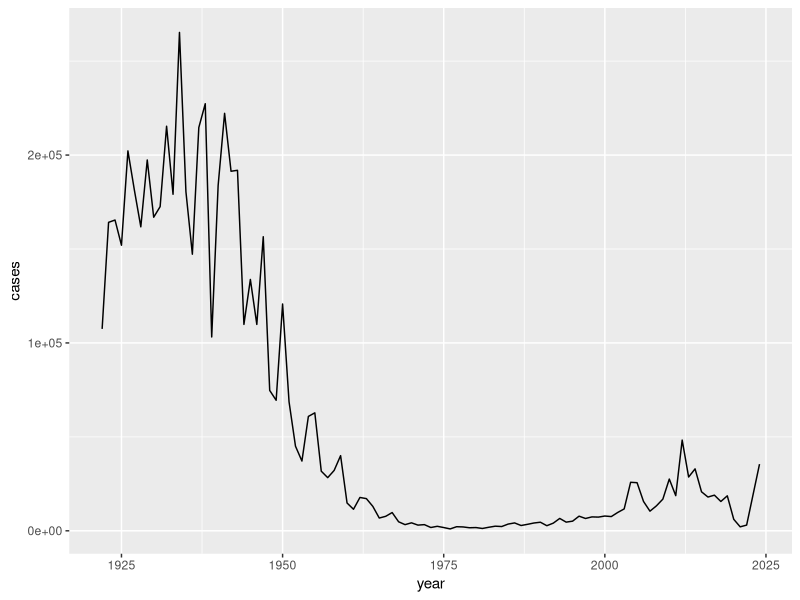
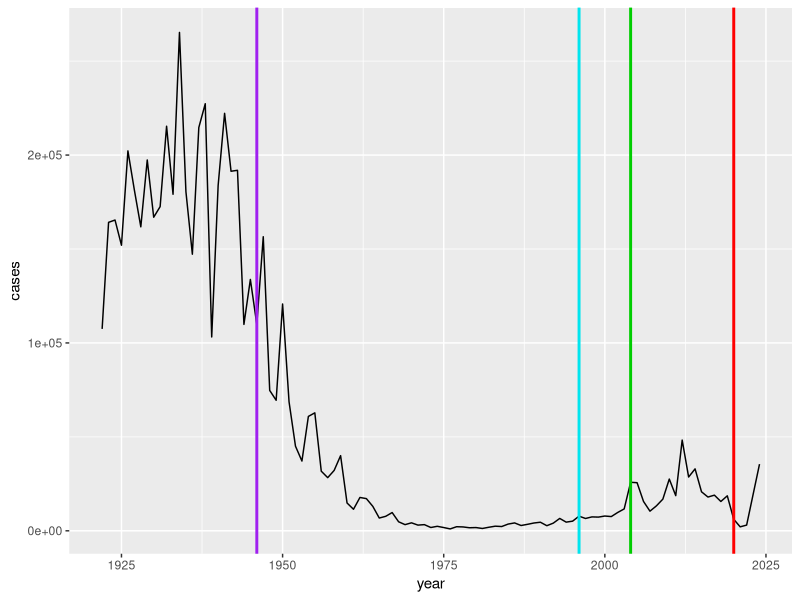

Recreate these plots in R, in order. (Note: this script raises an error after producing the figures.)
## ---- chunk 1
cdc <- data.frame(
  year = c(1922L,1923L,1924L,1925L,
           1926L,1927L,1928L,1929L,1930L,1931L,
           1932L,1933L,1934L,1935L,1936L,
           1937L,1938L,1939L,1940L,1941L,1942L,
           1943L,1944L,1945L,1946L,1947L,
           1948L,1949L,1950L,1951L,1952L,
           1953L,1954L,1955L,1956L,1957L,1958L,
           1959L,1960L,1961L,1962L,1963L,
           1964L,1965L,1966L,1967L,1968L,1969L,
           1970L,1971L,1972L,1973L,1974L,
           1975L,1976L,1977L,1978L,1979L,1980L,
           1981L,1982L,1983L,1984L,1985L,
           1986L,1987L,1988L,1989L,1990L,
           1991L,1992L,1993L,1994L,1995L,1996L,
           1997L,1998L,1999L,2000L,2001L,
           2002L,2003L,2004L,2005L,2006L,2007L,
           2008L,2009L,2010L,2011L,2012L,
           2013L,2014L,2015L,2016L,2017L,2018L,
           2019L,2020L,2021L,2022L,2024L),
  cases = c(107473,164191,165418,152003,
            202210,181411,161799,197371,
            166914,172559,215343,179135,265269,
            180518,147237,214652,227319,103188,
            183866,222202,191383,191890,109873,
            133792,109860,156517,74715,69479,
            120718,68687,45030,37129,60886,
            62786,31732,28295,32148,40005,
            14809,11468,17749,17135,13005,6799,
            7717,9718,4810,3285,4249,3036,
            3287,1759,2402,1738,1010,2177,2063,
            1623,1730,1248,1895,2463,2276,
            3589,4195,2823,3450,4157,4570,
            2719,4083,6586,4617,5137,7796,6564,
            7405,7298,7867,7580,9771,11647,
            25827,25616,15632,10454,13278,
            16858,27550,18719,48277,28639,32971,
            20762,17972,18975,15609,18617,6124,2116,3044,35493)
)
## ---- chunk 2
head(cdc)
## ---- chunk 3
library(ggplot2)
ggplot(cdc) + aes(x=year, y=cases) + 
  geom_line()
## ---- chunk 4
ggplot(cdc) + aes(x=year, y=cases) + 
  geom_line() + geom_vline(xintercept=1946, color="purple", lwd=1) +
  geom_vline(xintercept=1996, color= "turquoise2", lwd=1) +
  geom_vline(xintercept=2020, color= "red", lwd=1) +
  geom_vline(xintercept=2004, color="green3", lwd=1)
## ---- chunk 5
library(jsonlite)
subject <- read_json("https://www.cmi-pb.org/api/v5_1/subject", 
                     simplifyVector = TRUE)

head(subject)

## ---- chunk 6
nrow(subject)
## ---- chunk 7
table(subject$infancy_vac)
## ---- chunk 8
table(subject$biological_sex)
## ---- chunk 9
table(subject$race, subject$biological_sex)
## ---- chunk 10
specimen <- read_json("http://cmi-pb.org/api/v5_1/specimen",
                       simplifyVector = T)
antibody <- read_json("http://cmi-pb.org/api/v5_1/plasma_ab_titer",
                      simplifyVector = T)
## ---- chunk 11
head(specimen)
## ---- chunk 12
head(antibody)
## ---- chunk 13
library(dplyr)
meta <- inner_join(subject, specimen)
head(meta)
## ---- chunk 14
dim(subject)
dim(specimen)
dim(meta)
## ---- chunk 15
abdata <- inner_join(meta, antibody)
head(abdata)
## ---- chunk 16
length(abdata$isotype)
## ---- chunk 17
table(abdata$isotype)
## ---- chunk 18
table(abdata$antigen)
## ---- chunk 19
ggplot(abdata) + aes(x=MFI, y=antigen) +
  geom_boxplot()
## ---- chunk 20
ggplot(abdata) + aes(x=MFI_normalised, y=antigen) +
  geom_boxplot()
## ---- chunk 21
ggplot(abdata) + aes(x=MFI_normalised, y=antigen, col=infancy_vac) +
  geom_boxplot()
## ---- chunk 22
ggplot(abdata) + aes(x=MFI_normalised, y=antigen, col=infancy_vac) +
  geom_boxplot() + facet_wrap(~infancy_vac)
## ---- chunk 23
igg <- abdata %>% filter(isotype == "IgG")
head(igg)
## ---- chunk 24
ggplot(igg) + aes(x=MFI_normalised, y=antigen, col=infancy_vac) +
  geom_boxplot()
## ---- chunk 25
#filter to only include 2021 data
abdata.21 <- abdata %>% filter(dataset == "2021_dataset")

#filter to look at igg and pt only
pt.igg <- abdata.21 %>% 
  filter(isotype == "IgG",  antigen == "PT")

#plot 2021 data, colored by infancy vac (aP vs wP)
ggplot(pt.igg) +
    aes(x=planned_day_relative_to_boost,
        y=MFI_normalised,
        col=infancy_vac,
        group=subject_id) +
    geom_point() +
    geom_line() +
    geom_vline(xintercept=0, linetype="dashed") +
    geom_vline(xintercept=14, linetype="dashed") +
  labs(title="2021 dataset IgG PT",
       subtitle = "Dashed lines indicate day 0 (pre-boost) and 14 (apparent peak levels)")
